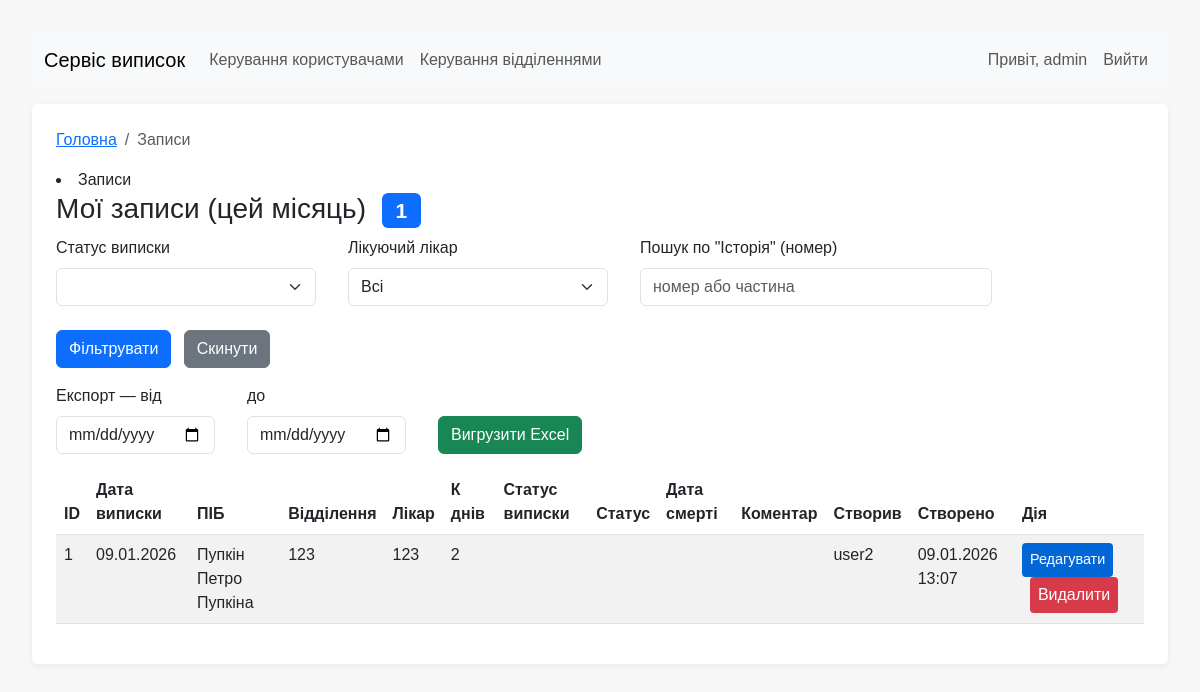
/ (signed in), run on the app's committed database.
### models.py (models this page shows, shortened)
class User(UserMixin, db.Model):
    __tablename__ = 'users'
    id = db.Column(db.Integer, primary_key=True)
    username = db.Column(db.String(80), unique=True, nullable=False)
    password_hash = db.Column(db.String(128), nullable=False)
    role = db.Column(db.String(20), nullable=False, default='operator')  # operator/editor/admin
    records = db.relationship('Record', backref='creator', lazy=True)

class Record(db.Model):
    __tablename__ = 'records'
    id = db.Column(db.Integer, primary_key=True)
    date_of_discharge = db.Column(db.Date, nullable=True)  # "дата_виписки"
    full_name = db.Column(db.String(200), nullable=False)  # "ПІБ"
    discharge_department = db.Column(db.String(200), nullable=True)  # "відділення_виписки"
    treating_physician = db.Column(db.String(200), nullable=True)  # "лікуючий_лікар"
    history = db.Column(db.Text, nullable=True)  # "історія"
    k_days = db.Column(db.Integer, nullable=True)  # "к_днів"
    discharge_status = db.Column(db.String(200), nullable=True)  # "статус_виписки"
    status = db.Column(db.String(200), nullable=True)
    date_of_death = db.Column(db.Date, nullable=True)  # "дата_смерті"
    comment = db.Column(db.Text, nullable=True)  # "коментар"
    created_by = db.Column(db.Integer, db.ForeignKey('users.id'), nullable=True)
    created_at = db.Column(db.DateTime, default=datetime.utcnow)

### app.py (the view)
    @app.route('/')
    @login_required
    def index():
        from datetime import datetime
        now = datetime.utcnow()
        start = datetime(now.year, now.month, 1)
        if now.month == 12:
            end = datetime(now.year + 1, 1, 1)
        else:
            end = datetime(now.year, now.month + 1, 1)
        q = Record.query.options(joinedload(Record.creator)).filter(
            Record.created_at >= start,
            Record.created_at < end,
        )
        role = getattr(current_user, 'role', None)
        if role == 'operator':
            q = q.filter(Record.created_by == current_user.id)
        selected_status = request.args.get('discharge_status', '').strip()
        selected_physician = request.args.get('treating_physician', '').strip()
        history_q = request.args.get('history', '').strip()
        conditions = []
        if selected_status:
            conditions.append(Record.discharge_status == selected_status)
        if selected_physician:
            conditions.append(Record.treating_physician == selected_physician)
        if history_q:
            conditions.append(Record.history.contains(history_q))
        if conditions:
            q = q.filter(*conditions)
        statuses = [s[0] for s in db.session.query(Record.discharge_status).distinct().filter(Record.discharge_status != None).order_by(Record.discharge_status).all()]
        physicians = [p[0] for p in db.session.query(Record.treating_physician).distinct().filter(Record.treating_physician != None).order_by(Record.treating_physician).all()]
        count = q.count()
        records = q.order_by(Record.date_of_discharge.desc(), Record.created_at.desc()).all()
        return render_template('dashboard.html', records=records, statuses=statuses, physicians=physicians, selected_status=selected_status, selected_physician=selected_physician, history_q=history_q, count=count)

### templates/dashboard.html (shortened to what this page needs)
{% extends "base.html" %}
{% block content %}
  {% block breadcrumbs %}
    <li class="breadcrumb-item active" aria-current="page">Записи</li>
  {% endblock %}
  <h1 class="h3">Мої записи (цей місяць) <span class="badge bg-primary ms-2">{{ count }}</span></h1>
  <form class="filter-form row gx-3 gy-2 align-items-end" method="get">
    <div class="col-sm-6 col-md-3">
      <label class="form-label">Статус виписки</label>
      <select class="form-select" name="discharge_status">
        {% for s in statuses %}
          <option value="{{ s }}" {% if s == selected_status %}selected{% endif %}>{{ s }}</option>
        {% endfor %}
      </select>
    </div>
    <div class="col-sm-6 col-md-3">
      <label class="form-label">Лікуючий лікар</label>
      <select class="form-select" name="treating_physician">
        <option value="">Всі</option>
      </select>
    </div>
    <div class="col-sm-6 col-md-4">
      <label class="form-label">Пошук по "Історія" (номер)</label>
      <input class="form-control" name="history" placeholder="номер або частина" value="{{ history_q }}">
    </div>
    <div class="col-auto">
      <button class="btn btn-primary" type="submit">Фільтрувати</button>
      <a class="btn btn-secondary ms-2" href="{{ url_for('index') }}">Скинути</a>
    </div>
  </form>
  {% if current_user.role in ['editor', 'admin'] %}
    <form class="export-form row gx-3 gy-2 align-items-end" method="post" action="{{ url_for('export') }}">
      <div class="col-auto">
        <label class="form-label">Експорт — від</label>
        <input class="form-control" name="from_date" type="date" required>
      </div>
      <div class="col-auto">
        <label class="form-label">до</label>
        <input class="form-control" name="to_date" type="date" required>
      </div>
      <div class="col-auto">
        <button class="btn btn-success" type="submit">Вигрузити Excel</button>
      </div>
    </form>
  {% endif %}
  {% if records %}
    <div class="table-responsive">
    <table class="table table-striped table-hover">
      <thead>
        <tr>
          <th>ID</th>
          <th>Дата виписки</th>
          <th>ПІБ</th>
          <th>Відділення</th>
          <th>Лікар</th>
          <th>К днів</th>
          <th>Статус виписки</th>
          <th>Статус</th>
          <th>Дата смерті</th>
          <th>Коментар</th>
          <th>Створив</th>
          <th>Створено</th>
          <th>Дія</th>
        </tr>
      </thead>
      <tbody>
        {% for r in records %}
          <tr>
            <td>{{ r.id }}</td>
            <td>{{ r.date_of_discharge.strftime('%d.%m.%Y') if r.date_of_discharge else '' }}</td>
            <td>{{ r.full_name }}</td>
            <td>{{ r.discharge_department or '' }}</td>
            <td>{{ r.treating_physician or '' }}</td>
            <td>{{ r.k_days or '' }}</td>
            <td>{{ r.discharge_status or '' }}</td>
            <td>{{ r.status or '' }}</td>
            <td>{{ r.date_of_death.strftime('%d.%m.%Y') if r.date_of_death else '' }}</td>
            <td>{{ r.comment or '' }}</td>
            <td>{{ r.creator.username if r.creator else r.created_by }}</td>
            <td>{{ r.created_at.strftime('%d.%m.%Y %H:%M') if r.created_at else '' }}</td>
            <td>
              {% if current_user.role in ['editor', 'admin'] %}
                <a class="btn-edit" href="{{ url_for('edit_record', record_id=r.id, discharge_status=selected_status, treating_physician=selected_physician, history=history_q) }}">Редагувати</a>
              {% endif %}
              {% if current_user.role == 'admin' %}
                <form method="post" action="{{ url_for('delete_record', record_id=r.id) }}" style="display:inline; margin-left:8px;" onsubmit="return confirm('Ви справді хочете видалити запис #{{ r.id }}?');">
                  <button class="btn-delete" type="submit">Видалити</button>
                </form>
              {% endif %}
            </td>
          </tr>
        {% endfor %}
      </tbody>
    </table>
    </div>
  {% else %}
    <p>Записів за цей місяць немає.</p>
  {% endif %}
{% endblock %}

### templates/base.html (shortened to what this page needs)
<!doctype html>
<html lang="uk">
<head>
  <link href="https://cdn.jsdelivr.net/npm/bootstrap@5.3.0/dist/css/bootstrap.min.css" rel="stylesheet">
  <link rel="stylesheet" href="{{ url_for('static', filename='style.css') }}">
</head>
<body>
  <nav class="navbar navbar-expand-lg navbar-light bg-light mb-3">
    <div class="container-fluid">
      <a class="navbar-brand" href="{{ url_for('index') }}">Сервіс виписок</a>
      <div class="collapse navbar-collapse">
        <ul class="navbar-nav me-auto mb-2 mb-lg-0">
          {% if current_user.is_authenticated %}
            {% if current_user.role == 'admin' %}
              <li class="nav-item"><a class="nav-link" href="{{ url_for('admin_users') }}">Керування користувачами</a></li>
              <li class="nav-item"><a class="nav-link" href="{{ url_for('admin_departments') }}">Керування відділеннями</a></li>
            {% endif %}
          {% endif %}
        </ul>
        <ul class="navbar-nav ms-auto">
          {% if current_user.is_authenticated %}
            <li class="nav-item nav-link">Привіт, {{ current_user.username }}</li>
            <li class="nav-item"><a class="nav-link" href="{{ url_for('logout') }}">Вийти</a></li>
          {% else %}
            <li class="nav-item"><a class="nav-link" href="{{ url_for('login') }}">Увійти</a></li>
            <li class="nav-item"><a class="nav-link" href="{{ url_for('register') }}">Реєстрація</a></li>
          {% endif %}
        </ul>
      </div>
    </div>
  </nav>
  <div class="container">
    <nav aria-label="breadcrumb">
      <ol class="breadcrumb">
        <li class="breadcrumb-item"><a href="{{ url_for('index') }}">Головна</a></li>
        {% block breadcrumbs %}{% endblock %}
      </ol>
    </nav>
    {% block content %}{% endblock %}
  </div>
</body>
</html>

### static/style.css (style rules this page uses)
body { font-family: Arial, sans-serif; margin: 2rem; background: #f7f7f7; }
.container { background: #fff; padding: 1.5rem; border-radius: 6px; box-shadow: 0 2px 6px rgba(0,0,0,0.06); }
.btn-edit { display:inline-block; padding:6px 8px; border-radius:4px; background:#0366d6; color:#fff; text-decoration:none; font-size:0.9rem; }
.btn-delete { background:#d73a49; color:#fff; border:none; padding:6px 8px; border-radius:4px; }
.filter-form { display:flex; gap:1rem; flex-wrap:wrap; align-items:flex-end; margin-bottom:1rem; }
.export-form { display:flex; gap:1rem; align-items:flex-end; margin-bottom:1rem; }

### data on the page
User: username "admin"
Record: id "1", date_of_discharge "09.01.2026", full_name "Пупкін Петро Пупкіна", discharge_department "123", treating_physician "123", k_days "2", creator "user2", created_at "09.01.2026 13:07"

### other printed values
{{ count }} "1"
